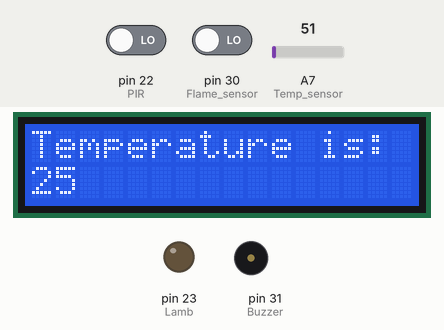
This sketch was run on a simulated Arduino Mega 2560, built with avr-gcc and run on an emulated ATmega2560. Shown: 16×2 character LCD, output pins drawn as LEDs (lit = HIGH), buzzer (waves = sounding). Inputs (shaded band) come from the test bench; at power-on: A7 (Temp_sensor) = 51, pin 22 (PIR) LOW, pin 30 (Flame_sensor) LOW.

Above: at 1.2 s.
1.3 s: A7 (Temp_sensor) set to 59
At 1.7 s:
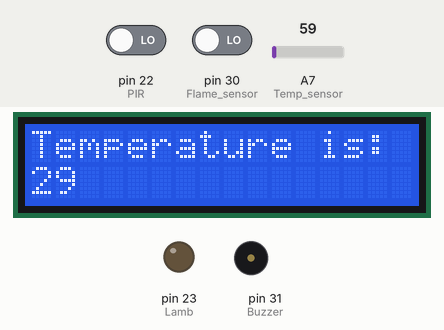
2.8 s: A7 (Temp_sensor) set to 68
At 4.0 s:
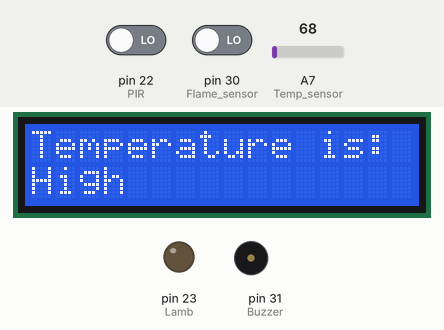
4.3 s: A7 (Temp_sensor) set to 30
At 5.2 s:
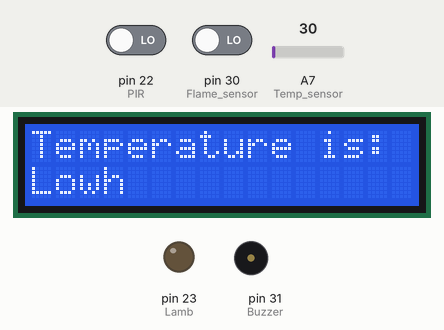
5.8 s: pin 22 (PIR) driven HIGH
At 6.0 s:
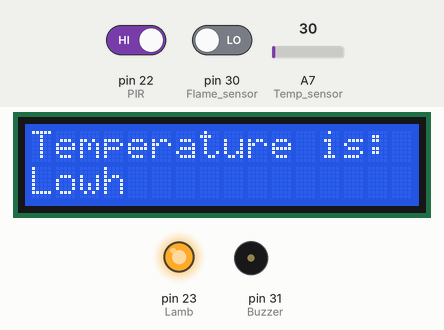
8.5 s: pin 30 (Flame_sensor) driven HIGH
At 8.81 s:
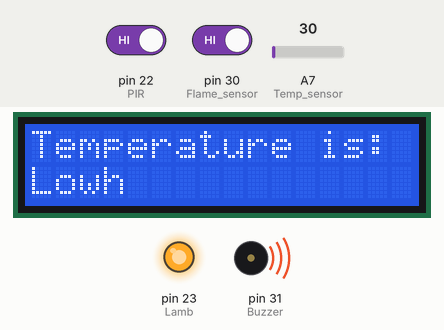
10.5 s: A7 (Temp_sensor) set to 61
At 10.83 s:
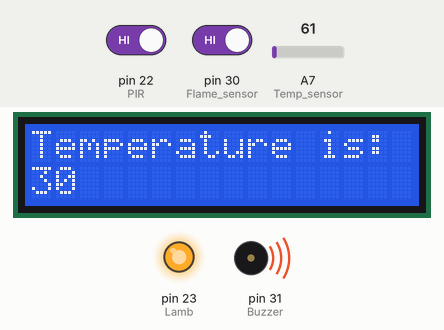
Timing chart, 0 to 13.5 s (numbered marks = the images above; inputs shaded):
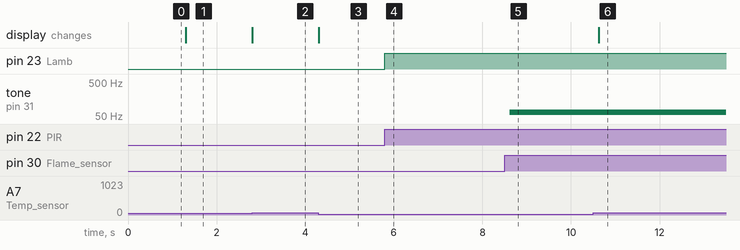

The sketch:

smartHouse.ino
```cpp
// include the library code:
#include <LiquidCrystal.h>
#include <Keypad.h>

const int ROW_NUM = 4; //four rows
const int COLUMN_NUM = 3; //three columns

//Leds
const int LED_red = 8;
const int LED_green = 9;

// PIR Sensor constants
const int PIR = 22;
const int Lamb = 23;

// Flame Sensor
const int Buzzer = 31;
const int Flame_sensor = 30;
int flame_detected;

// Temperature Sensor
const int Temp_sensor = A7;


// used for password
int i = 0;
char initial_password[] = "1234";

// KeyPad
char keys[ROW_NUM][COLUMN_NUM] = {
  {'1','2','3'},
  {'4','5','6'},
  {'7','8','9'},
  {'*','0','#'}
};

byte pin_rows[ROW_NUM] = {14, 15, 16, 17}; //connect to the row pinouts of the keypad
byte pin_column[COLUMN_NUM] = {18, 19, 20}; //connect to the column pinouts of the keypad

Keypad keypad = Keypad( makeKeymap(keys), pin_rows, pin_column, ROW_NUM, COLUMN_NUM );

// LCD
const int rs = 12, en = 11, d4 = 5, d5 = 4, d6 = 3, d7 = 2;
LiquidCrystal lcd(rs, en, d4, d5, d6, d7);


void setup() {

  //  PIR setup pins
  pinMode(PIR, INPUT);
  pinMode(Lamb, OUTPUT);

  //  Flame Sensor setup pins
  pinMode(Buzzer, OUTPUT);
  pinMode(Flame_sensor, INPUT);

  // set up the LCD's number of columns and rows:
  lcd.begin(16, 2);
  lcd.println("Temperature is: ");
}

void loop() {

  checkPassword();

  PIRSensor();

  FlameSensor();

  TemperatureSensor();
}

void checkPassword()
{
  char password[4];
  char key = keypad.getKey();
  if (key)
  {
    if(i == 0)
    {
      digitalWrite (LED_green, LOW);
      digitalWrite (LED_red, LOW);
    }
    if(key == 35) //#
    {
      i = 0;
      digitalWrite (LED_green, LOW);
      digitalWrite (LED_red, LOW);
    }
    else
    {
      password[i]=key;
      i++;
    }
  }

  if(i == 4)
  {
    if(compareFourDigit(password, initial_password)==0)
    {
      digitalWrite (LED_green, HIGH);
      digitalWrite (LED_red, LOW);
    }
    else
    {
      digitalWrite (LED_red, HIGH);
      digitalWrite (LED_green, LOW);
    }
    i = 0;
  }
}

int compareFourDigit(char *a, char *b)
{
  for(int k = 0 ; k < 4 ; k++)
  {
    if(a[k] != b[k])
    {
      return 1;
    }
  }
  return 0;
}

void TemperatureSensor()
{
   int Temperature = analogRead(Temp_sensor);
   Temperature = round(Temperature*0.48828125);
   lcd.setCursor(0, 1);
   if(Temperature > 30)
   {
     lcd.print("High");
     lcd.setCursor(0,1);
   }
   else if(Temperature < 20)
   {
      lcd.print("Low");
      lcd.setCursor(0,1);
   }
   else
   {
     lcd.print(Temperature);
     lcd.print("     ");
     lcd.setCursor(0,1);
   }
}

void FlameSensor()
{
  flame_detected = digitalRead(Flame_sensor);
  if (flame_detected == 1)
  {
    tone(Buzzer,65,500);
  }
}

void PIRSensor()
{
  int pir_input = digitalRead(PIR);
  if(pir_input ==  HIGH)
  {
    digitalWrite (Lamb, HIGH);
    delay(200);
    digitalWrite (Lamb, LOW);
  }
}
```

Measured:
- the behaviour switches between 62 and 63 on A7 (Temp_sensor) (found by bisection; images 1 and 2)
- after the input at 1.3 s, the display: changes at once (image 1)
- after the input at 2.8 s, the display: changes at once (image 2)
- after the input at 4.3 s, the display: changes at once (image 3)
- after the input at 5.8 s, pin 23 (Lamb): LOW → HIGH at once
- after the input at 8.5 s, tone on pin 31 (Buzzer): silent → 65 Hz after 0.12 s
- after the input at 10.5 s, the display: changes after 0.13 s (image 6)
